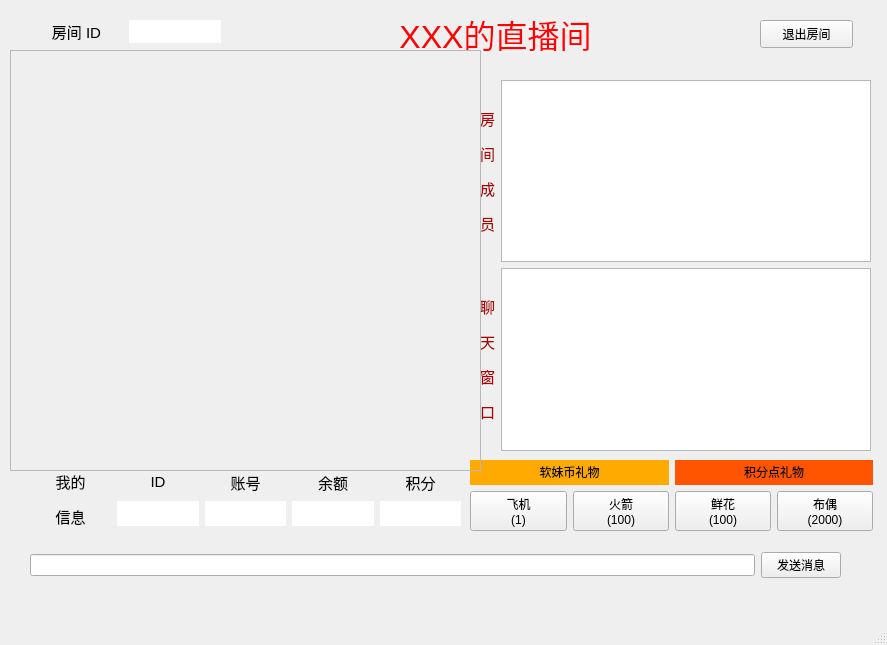
<?xml version="1.0" encoding="UTF-8"?>
<ui version="4.0">
 <class>UsrRoom</class>
 <widget class="QMainWindow" name="UsrRoom">
  <property name="geometry">
   <rect>
    <x>0</x>
    <y>0</y>
    <width>887</width>
    <height>645</height>
   </rect>
  </property>
  <property name="windowTitle">
   <string>MainWindow</string>
  </property>
  <property name="styleSheet">
   <string notr="true">#centralwidget{border-image: url(:/new/prefix1/back1.jpg);}</string>
  </property>
  <widget class="QWidget" name="centralwidget">
   <widget class="QLabel" name="labelRoomName">
    <property name="geometry">
     <rect>
      <x>380</x>
      <y>10</y>
      <width>231</width>
      <height>41</height>
     </rect>
    </property>
    <property name="text">
     <string>&lt;html&gt;&lt;head/&gt;&lt;body&gt;&lt;p align=&quot;center&quot;&gt;&lt;span style=&quot; font-size:24pt; color:#ff0000;&quot;&gt;XXX的直播间&lt;/span&gt;&lt;/p&gt;&lt;/body&gt;&lt;/html&gt;</string>
    </property>
   </widget>
   <widget class="QLabel" name="labelCamera">
    <property name="geometry">
     <rect>
      <x>30</x>
      <y>80</y>
      <width>431</width>
      <height>381</height>
     </rect>
    </property>
    <property name="styleSheet">
     <string notr="true"/>
    </property>
    <property name="text">
     <string/>
    </property>
   </widget>
   <widget class="QPushButton" name="btnBack">
    <property name="geometry">
     <rect>
      <x>760</x>
      <y>20</y>
      <width>93</width>
      <height>28</height>
     </rect>
    </property>
    <property name="text">
     <string>退出房间</string>
    </property>
   </widget>
   <widget class="QWidget" name="layoutWidget">
    <property name="geometry">
     <rect>
      <x>30</x>
      <y>470</y>
      <width>431</width>
      <height>56</height>
     </rect>
    </property>
    <layout class="QHBoxLayout" name="horizontalLayout">
     <item>
      <widget class="QLabel" name="label_3">
       <property name="text">
        <string>&lt;html&gt;&lt;head/&gt;&lt;body&gt;&lt;p align=&quot;center&quot;&gt;&lt;span style=&quot; font-size:11pt;&quot;&gt;我的&lt;/span&gt;&lt;/p&gt;&lt;p align=&quot;center&quot;&gt;&lt;span style=&quot; font-size:11pt;&quot;&gt;信息&lt;/span&gt;&lt;/p&gt;&lt;/body&gt;&lt;/html&gt;</string>
       </property>
      </widget>
     </item>
     <item>
      <layout class="QVBoxLayout" name="verticalLayout_4">
       <item>
        <widget class="QLabel" name="label_2">
         <property name="text">
          <string>&lt;html&gt;&lt;head/&gt;&lt;body&gt;&lt;p align=&quot;center&quot;&gt;&lt;span style=&quot; font-size:11pt;&quot;&gt;ID&lt;/span&gt;&lt;/p&gt;&lt;/body&gt;&lt;/html&gt;</string>
         </property>
        </widget>
       </item>
       <item>
        <widget class="QLabel" name="labelId">
         <property name="styleSheet">
          <string notr="true">background-color: rgb(255, 255, 255);</string>
         </property>
         <property name="text">
          <string/>
         </property>
        </widget>
       </item>
      </layout>
     </item>
     <item>
      <layout class="QVBoxLayout" name="verticalLayout_3">
       <item>
        <widget class="QLabel" name="label_4">
         <property name="text">
          <string>&lt;html&gt;&lt;head/&gt;&lt;body&gt;&lt;p align=&quot;center&quot;&gt;&lt;span style=&quot; font-size:11pt;&quot;&gt;账号&lt;/span&gt;&lt;/p&gt;&lt;/body&gt;&lt;/html&gt;</string>
         </property>
        </widget>
       </item>
       <item>
        <widget class="QLabel" name="labelName">
         <property name="styleSheet">
          <string notr="true">background-color: rgb(255, 255, 255);</string>
         </property>
         <property name="text">
          <string/>
         </property>
        </widget>
       </item>
      </layout>
     </item>
     <item>
      <layout class="QVBoxLayout" name="verticalLayout_2">
       <item>
        <widget class="QLabel" name="label_5">
         <property name="text">
          <string>&lt;html&gt;&lt;head/&gt;&lt;body&gt;&lt;p align=&quot;center&quot;&gt;&lt;span style=&quot; font-size:11pt;&quot;&gt;余额&lt;/span&gt;&lt;/p&gt;&lt;/body&gt;&lt;/html&gt;</string>
         </property>
        </widget>
       </item>
       <item>
        <widget class="QLabel" name="labelTMoney">
         <property name="styleSheet">
          <string notr="true">background-color: rgb(255, 255, 255);</string>
         </property>
         <property name="text">
          <string/>
         </property>
        </widget>
       </item>
      </layout>
     </item>
     <item>
      <layout class="QVBoxLayout" name="verticalLayout">
       <item>
        <widget class="QLabel" name="label_6">
         <property name="text">
          <string>&lt;html&gt;&lt;head/&gt;&lt;body&gt;&lt;p align=&quot;center&quot;&gt;&lt;span style=&quot; font-size:11pt;&quot;&gt;积分&lt;/span&gt;&lt;/p&gt;&lt;/body&gt;&lt;/html&gt;</string>
         </property>
        </widget>
       </item>
       <item>
        <widget class="QLabel" name="labelPoint">
         <property name="styleSheet">
          <string notr="true">background-color: rgb(255, 255, 255);</string>
         </property>
         <property name="text">
          <string/>
         </property>
        </widget>
       </item>
      </layout>
     </item>
    </layout>
   </widget>
   <widget class="QWidget" name="layoutWidget">
    <property name="geometry">
     <rect>
      <x>30</x>
      <y>550</y>
      <width>811</width>
      <height>30</height>
     </rect>
    </property>
    <layout class="QHBoxLayout" name="horizontalLayout_2">
     <item>
      <widget class="QLineEdit" name="lineEdit"/>
     </item>
     <item>
      <widget class="QPushButton" name="btnSentText">
       <property name="text">
        <string>发送消息</string>
       </property>
      </widget>
     </item>
    </layout>
   </widget>
   <widget class="QWidget" name="layoutWidget">
    <property name="geometry">
     <rect>
      <x>480</x>
      <y>80</y>
      <width>391</width>
      <height>371</height>
     </rect>
    </property>
    <layout class="QVBoxLayout" name="verticalLayout_5">
     <item>
      <layout class="QHBoxLayout" name="horizontalLayout_4">
       <item>
        <widget class="QLabel" name="label_8">
         <property name="text">
          <string>&lt;html&gt;&lt;head/&gt;&lt;body&gt;&lt;p&gt;&lt;span style=&quot; font-size:11pt; color:#aa0000;&quot;&gt;房&lt;/span&gt;&lt;/p&gt;&lt;p&gt;&lt;span style=&quot; font-size:11pt; color:#aa0000;&quot;&gt;间&lt;/span&gt;&lt;/p&gt;&lt;p&gt;&lt;span style=&quot; font-size:11pt; color:#aa0000;&quot;&gt;成&lt;/span&gt;&lt;/p&gt;&lt;p&gt;&lt;span style=&quot; font-size:11pt; color:#aa0000;&quot;&gt;员&lt;/span&gt;&lt;/p&gt;&lt;/body&gt;&lt;/html&gt;</string>
         </property>
        </widget>
       </item>
       <item>
        <widget class="QListWidget" name="listWidget"/>
       </item>
      </layout>
     </item>
     <item>
      <layout class="QHBoxLayout" name="horizontalLayout_3">
       <item>
        <widget class="QLabel" name="label_7">
         <property name="text">
          <string>&lt;html&gt;&lt;head/&gt;&lt;body&gt;&lt;p&gt;&lt;span style=&quot; font-size:11pt; color:#aa0000;&quot;&gt;聊&lt;/span&gt;&lt;/p&gt;&lt;p&gt;&lt;span style=&quot; font-size:11pt; color:#aa0000;&quot;&gt;天&lt;/span&gt;&lt;/p&gt;&lt;p&gt;&lt;span style=&quot; font-size:11pt; color:#aa0000;&quot;&gt;窗&lt;/span&gt;&lt;/p&gt;&lt;p&gt;&lt;span style=&quot; font-size:11pt; color:#aa0000;&quot;&gt;口&lt;/span&gt;&lt;/p&gt;&lt;/body&gt;&lt;/html&gt;</string>
         </property>
        </widget>
       </item>
       <item>
        <widget class="QTextEdit" name="textEdit"/>
       </item>
      </layout>
     </item>
    </layout>
   </widget>
   <widget class="QWidget" name="layoutWidget">
    <property name="geometry">
     <rect>
      <x>30</x>
      <y>20</y>
      <width>191</width>
      <height>23</height>
     </rect>
    </property>
    <layout class="QHBoxLayout" name="horizontalLayout_5">
     <item>
      <widget class="QLabel" name="label_9">
       <property name="text">
        <string>&lt;html&gt;&lt;head/&gt;&lt;body&gt;&lt;p align=&quot;center&quot;&gt;&lt;span style=&quot; font-size:11pt;&quot;&gt;房间 ID&lt;/span&gt;&lt;/p&gt;&lt;/body&gt;&lt;/html&gt;</string>
       </property>
      </widget>
     </item>
     <item>
      <widget class="QLabel" name="labelRoomId">
       <property name="styleSheet">
        <string notr="true">background-color: rgb(255, 255, 255);</string>
       </property>
       <property name="text">
        <string/>
       </property>
      </widget>
     </item>
    </layout>
   </widget>
   <widget class="QWidget" name="layoutWidget">
    <property name="geometry">
     <rect>
      <x>470</x>
      <y>460</y>
      <width>403</width>
      <height>71</height>
     </rect>
    </property>
    <layout class="QHBoxLayout" name="horizontalLayout_8">
     <item>
      <layout class="QVBoxLayout" name="verticalLayout_6">
       <item>
        <widget class="QLabel" name="label_10">
         <property name="styleSheet">
          <string notr="true">background-color: rgb(255, 170, 0);</string>
         </property>
         <property name="text">
          <string>&lt;html&gt;&lt;head/&gt;&lt;body&gt;&lt;p align=&quot;center&quot;&gt;软妹币礼物&lt;/p&gt;&lt;/body&gt;&lt;/html&gt;</string>
         </property>
        </widget>
       </item>
       <item>
        <layout class="QHBoxLayout" name="horizontalLayout_6">
         <item>
          <widget class="QPushButton" name="pushButton_3">
           <property name="text">
            <string>飞机
(1)</string>
           </property>
          </widget>
         </item>
         <item>
          <widget class="QPushButton" name="pushButton_4">
           <property name="text">
            <string>火箭
(100)</string>
           </property>
          </widget>
         </item>
        </layout>
       </item>
      </layout>
     </item>
     <item>
      <layout class="QVBoxLayout" name="verticalLayout_7">
       <item>
        <widget class="QLabel" name="label_11">
         <property name="styleSheet">
          <string notr="true">background-color: rgb(255, 85, 0);</string>
         </property>
         <property name="text">
          <string>&lt;html&gt;&lt;head/&gt;&lt;body&gt;&lt;p align=&quot;center&quot;&gt;积分点礼物&lt;/p&gt;&lt;/body&gt;&lt;/html&gt;</string>
         </property>
        </widget>
       </item>
       <item>
        <layout class="QHBoxLayout" name="horizontalLayout_7">
         <item>
          <widget class="QPushButton" name="pushButton">
           <property name="text">
            <string>鲜花
(100)</string>
           </property>
          </widget>
         </item>
         <item>
          <widget class="QPushButton" name="pushButton_2">
           <property name="text">
            <string>布偶
(2000)</string>
           </property>
          </widget>
         </item>
        </layout>
       </item>
      </layout>
     </item>
    </layout>
   </widget>
   <widget class="QFrame" name="frame">
    <property name="geometry">
     <rect>
      <x>10</x>
      <y>50</y>
      <width>471</width>
      <height>421</height>
     </rect>
    </property>
    <property name="styleSheet">
     <string notr="true"/>
    </property>
    <property name="frameShape">
     <enum>QFrame::StyledPanel</enum>
    </property>
    <property name="frameShadow">
     <enum>QFrame::Raised</enum>
    </property>
   </widget>
   <zorder>labelCamera</zorder>
   <zorder>labelRoomName</zorder>
   <zorder>btnBack</zorder>
   <zorder>layoutWidget</zorder>
   <zorder>layoutWidget</zorder>
   <zorder>layoutWidget</zorder>
   <zorder>layoutWidget</zorder>
   <zorder>layoutWidget</zorder>
   <zorder>frame</zorder>
  </widget>
  <widget class="QMenuBar" name="menubar">
   <property name="geometry">
    <rect>
     <x>0</x>
     <y>0</y>
     <width>887</width>
     <height>26</height>
    </rect>
   </property>
  </widget>
  <widget class="QStatusBar" name="statusbar"/>
 </widget>
 <resources/>
 <connections/>
</ui>
